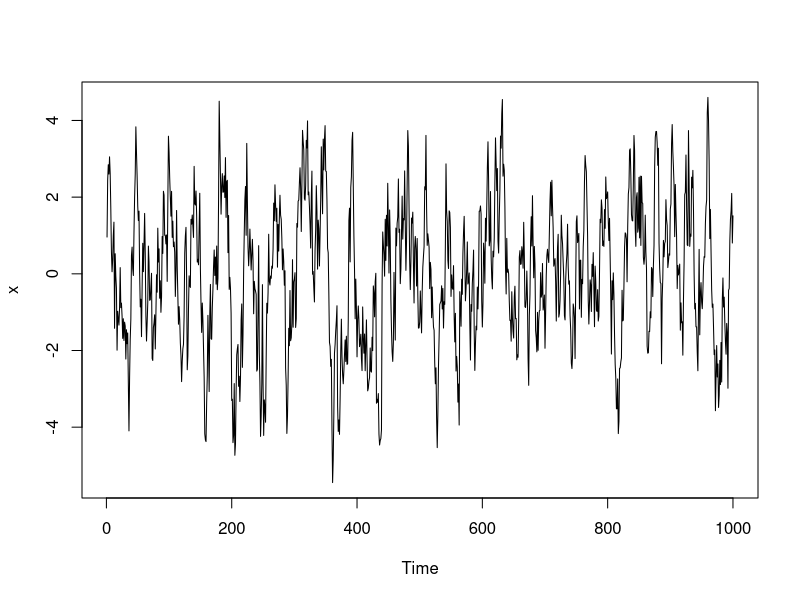
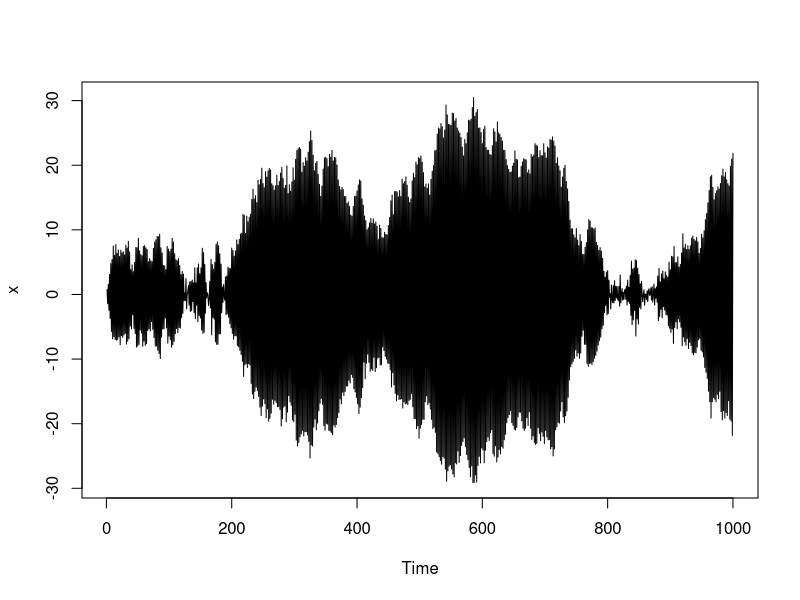
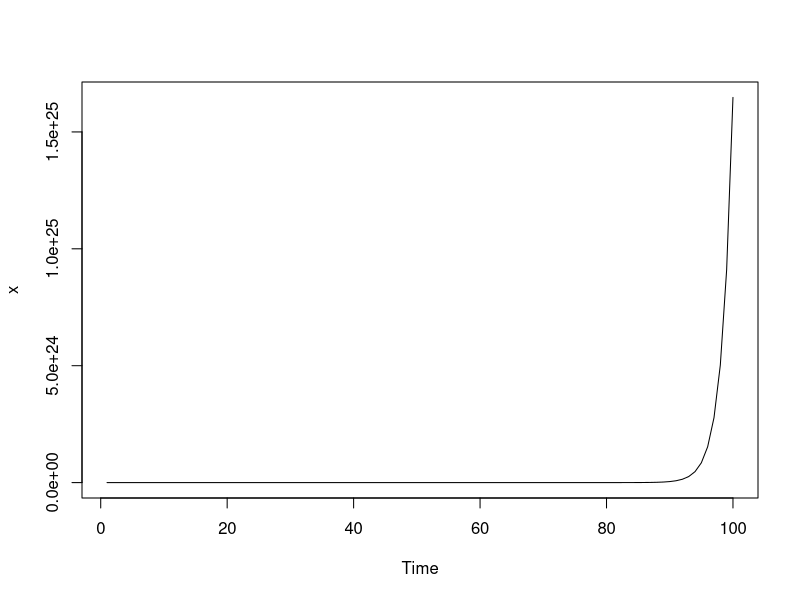
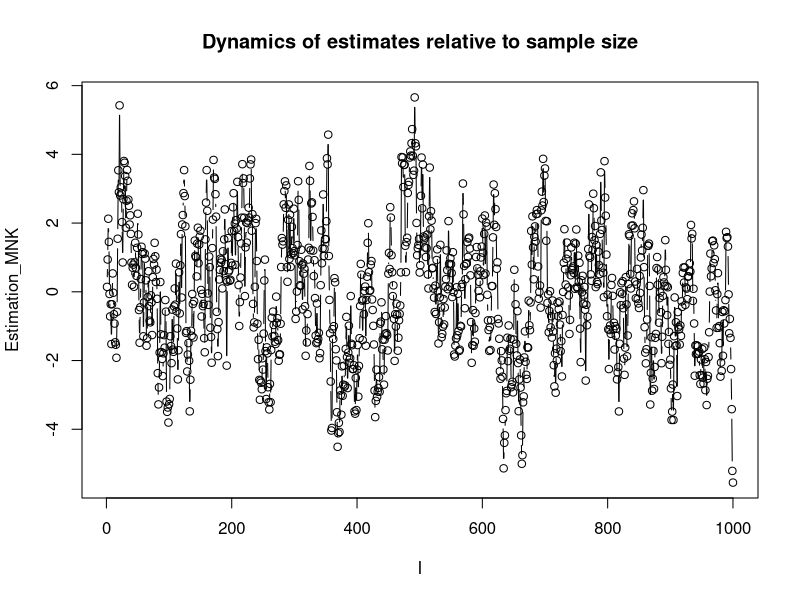

Write R code to recreate these figures, in order.
library("stats")

AR<-function(theta,n){ # Вариация процесса, с передаваемыми theta. Вообще это процесс общего порядка, но тк я передаю
                       # Тета, то порядок эквивалентен размерности тета.  
    p<-length(theta)
    x<-rnorm(n+p)# Вектор размерности n+p

    for (i in (p+1):(n+p)) {
    x[i] <- sum(theta * rev(x[(i-p):(i-1)])) + rnorm(1)
    }

    x <- x[(p+1):(n+p)]

    return(x)
}

Estimation_MNK <- function(x) {
  n <- length(x)
  numerator <- 0
  denominator <- 0

  for (i in 2:n) {
    numerator <- numerator + x[i] * x[i-1]
    denominator <- denominator + x[i-1] * x[i-1]
  }

  theta <- numerator / denominator

  return(theta)
}

Estimation_MLE <- function(x) {
  n <- length(x)
  numerator <- 0
  denominator <- 0

  for (i in 2:n) {
    numerator <- numerator + x[i] * x[i-1]
    denominator <- denominator + x[i-1] * x[i-1]
  }

  theta <- numerator / denominator

  return(theta)
}

#######################################################
#                      Задания                        #
#######################################################

############ 1 ##########


########################
#       Типы тета:     #
#    1 - |theta| < 1   #
#    2 - |theta| = 1   #
#    3 - |theta| > 1   #
########################

theta1 <- rnorm(1, mean=0, sd=0.5)

theta2 <- sample(c(-1, 1), 1)

theta3 <- rnorm(1, mean=2, sd=1)


# 1.1
theta <- c(theta1)
n<-1000
x<- AR(theta,n)
png(filename="./AR_Plots/theta_lower_1.png")
plot.ts(x)
dev.off()

# 1.2
theta <- c(theta2)
n <-1000
x <- AR(theta,n)
png(filename="./AR_Plots/theta_equal_1.png")
plot.ts(x)
dev.off()

# 1.3

theta <- c(theta3)
n <-100
x <- AR(theta,n)
png(filename="./AR_Plots/theta_upper_1.png")
plot.ts(x)
dev.off()

############ 2 ##########
#Оценка МНК
theta <- c(theta1)
n <-1000
x <- AR(theta,n)

estimated_theta_mnk <- Estimation_MNK(x)
print("############ 2 ##########")
print(paste("Real theta: ", theta, " Estimated theta: ", estimated_theta_mnk))

############ 3 ##########
#Оценка ММН

#
# В случае гауссовского шума МНК и ММП выглядят одинаково.
#
theta <- c(theta1)
n <-1000
x <- AR(theta,n)

estimated_theta_mle <- Estimation_MLE(x)
print("############ 3 ##########")
print(paste("Real theta: ", theta, " Estimated theta: ", estimated_theta_mle))

############ 4 ##########

#4.a

theta <- theta1
n <- 1000
x <- AR(theta,n)
#4.b

estimated_theta_mnk_by_10_numbers <-Estimation_MNK(head(x,10))
print("############ 4 ##########")
print(paste("Real theta: ", theta, " Estimated theta: ", estimated_theta_mnk_by_10_numbers))

#4.c

estimated_theta_mnk_vector <- rep(NA,n)
for (i in 11:n){
  #Для того, чтобы не придумывать лишние итераторы и не вводить волшенбые константы типо i-11
  #Пусть первые 11 элементов вектора будут пустые
  estimated_theta_mnk_vector[i]<-estimated_theta_mnk_by_i_numbers <-Estimation_MNK(head(x,i))
}
estimated_theta_mnk_vector <- estimated_theta_mnk_vector[-c(1:11)]


png(filename="./AR_Plots/Estimation_MNK_from_11_to_1000.png")
plot(x, type = 'b', main = "Dynamics of estimates relative to sample size", xlab = "I", ylab = "Estimation_MNK", pch = 1)
dev.off()
############ 5 ##########
############ 6 ##########
